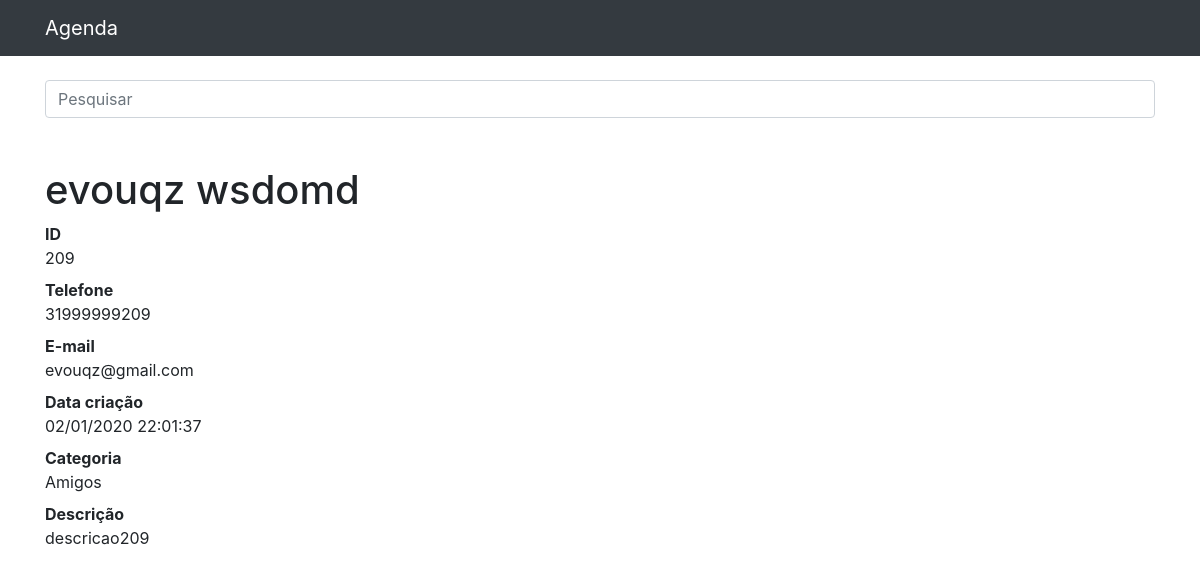
/209, run on the app's committed database.
### contatos/models.py (models this page shows, shortened)
class Contato(models.Model):
    nome = models.CharField(max_length=255)
    sobrenome = models.CharField(max_length=255, blank=True)
    telefone = models.CharField(max_length=255)
    email = models.CharField(max_length=255, blank=True)
    data_criacao = models.DateTimeField(default=timezone.now)
    descricao = models.TextField(blank=True)
    categoria = models.ForeignKey(Categoria, on_delete=models.DO_NOTHING)
    mostrar = models.BooleanField(default=True)

class Categoria(models.Model):
    nome = models.CharField(max_length=255)
    def __str__(self):
        return self.nome

### contatos/views.py (the view)
# urls.py: path('<int:contato_id>', views.ver_contato, name='ver_contato'),
def ver_contato(request, contato_id):
    contato = get_object_or_404(Contato, id=contato_id)
    if not contato.mostrar:
        raise Http404()
    return render(request, 'contatos/ver_contato.html', {
        'contato': contato
    })

### contatos/templates/contatos/ver_contato.html
{% extends 'base.html' %}
{% block 'conteudo' %}
  <h1 class="mt-5">{{ contato.nome }} {{ contato.sobrenome }}</h1>
  <dl>
    <dt>ID</dt>
    <dd>{{ contato.id }}</dd>
    <dt>Telefone</dt>
    <dd>{{ contato.telefone }}</dd>
    <dt>E-mail</dt>
    <dd>{{ contato.email }}</dd>
    <dt>Data criação</dt>
    <dd>{{ contato.data_criacao | date:'d/m/Y H:m:s' }}</dd>
    <dt>Categoria</dt>
    <dd>{{ contato.categoria }}</dd>
    <dt>Descrição</dt>
    <dd>
      {{ contato.descricao }}
    </dd>
  </dl>
{% endblock %}

### data on the page
Contato: nome "evouqz", sobrenome "wsdomd", id "209", telefone "31999999209", email "evouqz@gmail.com", data_criacao "02/01/2020 22:01:37", categoria "Amigos", descricao "descricao209"
